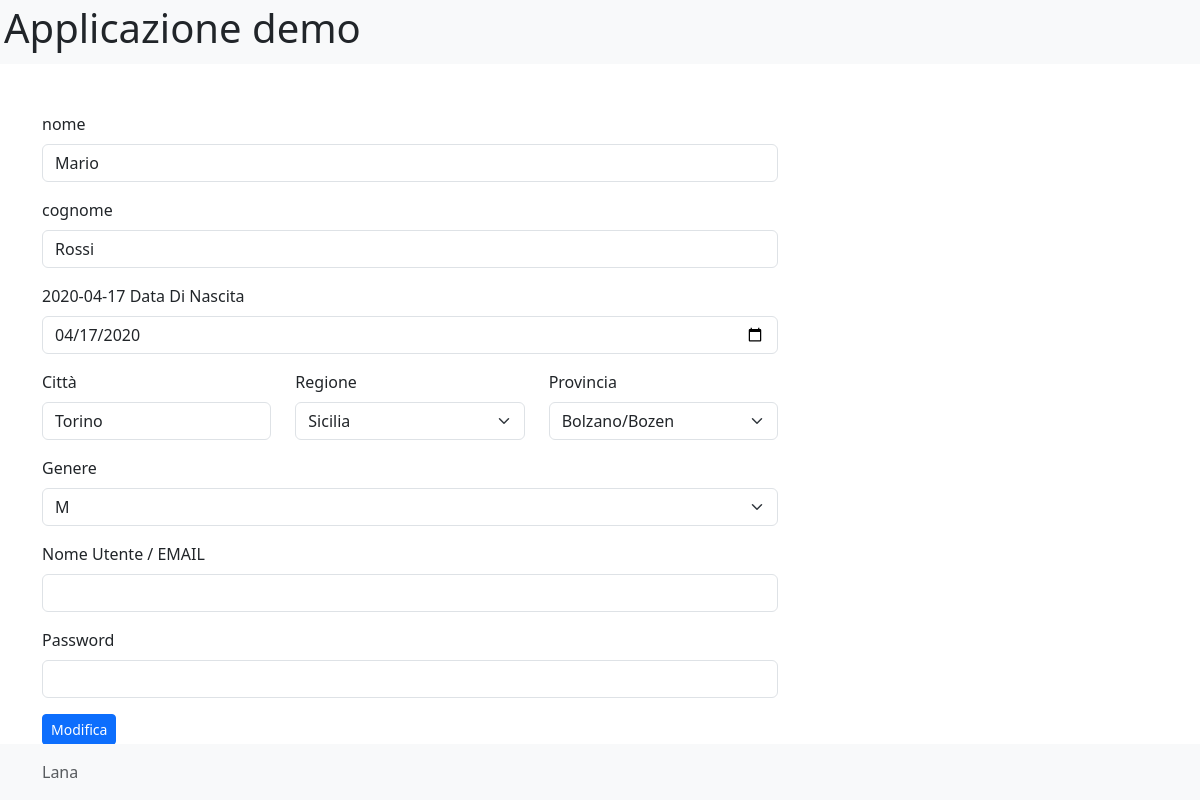
Screenshot of /form_in_php/edit-user.php?user_id=1 with the database file from the repository.
### tables this page shows
CREATE TABLE `user` (
  `user_id` int(10) NOT NULL,
  `first_name` varchar(255) NOT NULL,
  `last_name` varchar(255) NOT NULL,
  `birthday` date NOT NULL,
  `birth_city` varchar(255) NOT NULL,
  `regione_id` int(11) NOT NULL,
  `provincia_id` int(11) NOT NULL,
  `gender` enum('M','F') NOT NULL,
  `username` varchar(255) NOT NULL,
  `password` varchar(255) NOT NULL
  );

CREATE TABLE `regione` (
  `regione_id` int(11) NOT NULL,
  `nome` varchar(255) NOT NULL
);

CREATE TABLE `provincia` (
  `provincia_id` int(11) NOT NULL,
  `nome` varchar(255) NOT NULL,
  `sigla` char(2) NOT NULL,
  `regione_id` int(11) DEFAULT NULL
);

### form_in_php/class/crud/UserCRUD.php (called while the page is built, shortened)
<?php
class UserCRUD
{
    public function read(int $user_id = null) {
        $conn = new PDO(DB_DSN, DB_USER, DB_PASSWORD);
        if (!is_null($user_id)) {
            $query = "SELECT * FROM user WHERE user_id = :user_id;";
            $stm =  $conn->prepare($query);
            $stm->bindValue(':user_id', $user_id, PDO::PARAM_INT);
            $stm->execute();
            $result = $stm->fetchAll(PDO::FETCH_CLASS, User::class);
            if (count($result) == 1) {
                return $result[0];
            }
        }
    }
}

### form_in_php/autoload.php (called while the page is built, shortened)
<?php
spl_autoload_register(function($className) {
    $classPath =  str_replace("\\", "/", __DIR__."/class//".$className);
});
?>

### form_in_php/class/validator/ValidateRequired.php (called while the page is built, shortened)
<?php
class ValidateRequired implements Validable {
    private $value;
    private $valid;
    public function __construct($default_value='', $message= 'è obbligatorio') {
        $this->value = $default_value;
        $this->valid = true;
    }
    public function getValue(){
     return $this->value;
    }
    public function getValid(){
        return $this->valid;
    }
}

### form_in_php/class/Registry/it/Regione.php (called while the page is built, shortened)
<?php
class Regione {
    public static function all()
    {
        try {
            $conn = new \PDO(DB_DSN, DB_USER, DB_PASSWORD);
            $stm = $conn->prepare('SELECT * FROM regione;');
            $stm->execute();
            $result = $stm->fetchAll(\PDO::FETCH_OBJ);
           print_r($result);
           return $result;
        } catch (\Throwable $th) {
            throw $th;
        }
    }
}

### form_in_php/class/Registry/it/Provincia.php (called while the page is built, shortened)
<?php
class Provincia {
    public static function all()
    {
        try {
            $conn = new \PDO(DB_DSN, DB_USER, DB_PASSWORD);
            $stm = $conn->prepare('SELECT * FROM provincia;');
            $stm->execute();
            $result = $stm->fetchAll(\PDO::FETCH_OBJ);
           print_r($result);
           return $result;
        } catch (\Throwable $th) {
            throw $th;
        }
    }
}

### form_in_php/edit-user.php (the view, shortened to what this page needs)
<?php
require "./autoload.php";
$user_id = filter_input(INPUT_GET,'user_id',FILTER_VALIDATE_INT);
$crud = new UserCRUD();
$user = $crud->read($user_id);
$validatorRunner = new ValidatorRunner([
    'first_name' => new ValidateRequired($user->first_name,'Il Nome è obblicatorio'),
    'last_name'  => new ValidateRequired($user->last_name,'Il Cognome è obblicatorio'),
    'birthday'  => new ValidateRequired($user->birthday,'La data di nascità non è valida'),
    'gender'  => new ValidateRequired($user->gender,'Il Genere è obbligatorio'),
    'birth_city'  => new ValidateRequired($user->birth_city,'La città  è obbligatoria'),
    'regione_id'  => new ValidateRequired($user->regione_id,'La regione è obbligatoria'),
    'provincia_id'  => new ValidateRequired($user->provincia_id,'La provincia è obbligatoria')
]);
extract($validatorRunner->getValidatorList());
?>
<?php require  "./class/views/head-view.php" ?>
        <section class="row">
            <div class="col-sm-8">
                <form class="mt-1 mt-md-5" action="edit-user.php?user_id=<?=$user->user_id ?>" method="post">
                    <div class="mb-3">
                        <label for="first_name" class="form-label">nome</label>
                        <input type="text"
                            value="<?= $first_name->getValue() ?>"
                            class="form-control <?php echo !$first_name->getValid() ? 'is-invalid':''  ?>"
                            name="first_name"
                            id="first_name"
                        >
                    </div>
                    <div class="mb-3">
                        <label for="last_name" class="form-label">cognome</label>
                        <input type="text"
                               id="last_name"
                               value="<?= $last_name->getValue() ?>"
                               name="last_name"
                               class="form-control <?php echo !$last_name->getValid() ? 'is-invalid':'' ?>"
                               >
                    </div>
                    <div class="mb-3">
                        <?= $birthday->getValue() ?>
                        <label for="birthday" class="form-label">Data Di Nascita</label>
                        <input type="date"
                               value="<?= $birthday->getValue() ?>"
                               class="form-control <?php echo !$birthday->getValid() ? 'is-invalid':'' ?>"
                               name="birthday"
                               id="birthday">
                    </div>
                <div class="mb-3">
                    <div class="row">
                    <div class="col">
                        <label for="birth_city" class="form-label ">Città</label>
                        <input type="text" value="<?= $birth_city->getValue() ?>" class="form-control <?php echo !$birth_city->getValid() ? 'is-invalid':'' ?>" name="birth_city" id="birth_city">
                    </div>
                    <div class="col">
                        <label for="birth_region" class="form-label">Regione</label>
                        <select id="birth_region" class="form-select birth_region <?php echo !$regione_id->getValid() ? 'is-invalid':'' ?>" name="regione_id">
                                <?php foreach(Regione::all() as $regione) : ?>
                                    <option <?= $regione_id->getValue() == $regione->regione_id ? 'selected':'' ?> value="<?= $regione->regione_id ?>"><?= $regione->nome ?></option>
                                <?php endforeach;  ?>
                        </select>
                        </div>
                        <div class="col">
                        <label for="birth_province" class="form-label">Provincia</label>
                        <select id="birth_province" class="form-select birth_province <?php echo !$provincia_id->getValid() ? 'is-invalid':'' ?>" name="provincia_id">
                                <?php foreach(Provincia::all() as $provincia) : ?>
                                    <option <?= $provincia_id->getValue() == $provincia->provincia_id ? 'selected':'' ?> value="<?= $provincia->provincia_id ?>"><?= $provincia->nome ?></option>
                                <?php endforeach;  ?>
                        </select>
                    </div>
                    </div>
                </div>
                    <div class="mb-3">
                        <label for="gender" class="form-label">Genere</label>
                        <select name="gender" class="form-select <?php echo !$gender->getValid() ? 'is-invalid' :'' ?>" id="gender">
                            <option <?php echo $gender->getValue() == 'M' ? 'selected':''  ?> value="M">M</option>
                        </select>
                    </div>
                    <div class="mb-3">
                        <label for="username" class="form-label">Nome Utente / EMAIL</label>
                        <input type="text" autocomplete="no"  value="" class="form-control" name="username" id="username">
                    </div>
                    <div class="mb-3">
                        <label for="password" class="form-label">Password</label>
                        <input autocomplete="off" type="password" value="" id="password" name="password" class="form-control">
                    </div>
                        <button class="btn btn-primary btn-sm" type="submit">Modifica</button>
                </form>
            </div>
        </section>
        <?php require "./class/views/footer-view.php" ?>

### rows the page displays
user: first_name "Mario", last_name "Rossi", birthday "2020-04-17", birthday "04/17/2020", birth_city "Torino", regione_id "Sicilia", provincia_id "Bolzano/Bozen", gender "M"
